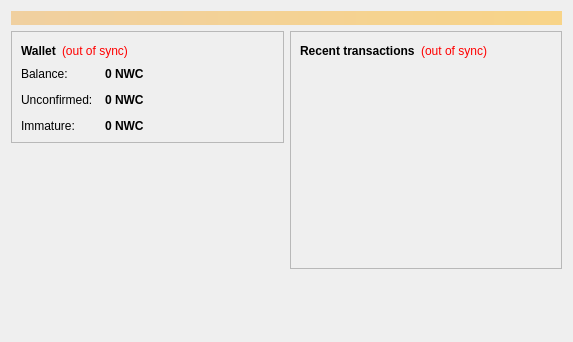
<?xml version="1.0" encoding="UTF-8"?>
<ui version="4.0">
 <class>OverviewPage</class>
 <widget class="QWidget" name="OverviewPage">
  <property name="geometry">
   <rect>
    <x>0</x>
    <y>0</y>
    <width>573</width>
    <height>342</height>
   </rect>
  </property>
  <property name="windowTitle">
   <string>Form</string>
  </property>
  <layout class="QVBoxLayout" name="topLayout">
   <item>
    <widget class="QLabel" name="labelAlerts">
     <property name="visible">
      <bool>false</bool>
     </property>
     <property name="styleSheet">
      <string notr="true">background-color: qlineargradient(x1: 0, y1: 0, x2: 1, y2: 0, stop:0 #F0D0A0, stop:1 #F8D488); color:#000000;</string>
     </property>
     <property name="wordWrap">
      <bool>true</bool>
     </property>
     <property name="margin">
      <number>3</number>
     </property>
    </widget>
   </item>
   <item>
    <layout class="QHBoxLayout" name="horizontalLayout" stretch="1,1">
     <item>
      <layout class="QVBoxLayout" name="verticalLayout_2">
       <item>
        <widget class="QFrame" name="frame">
         <property name="frameShape">
          <enum>QFrame::StyledPanel</enum>
         </property>
         <property name="frameShadow">
          <enum>QFrame::Raised</enum>
         </property>
         <layout class="QVBoxLayout" name="verticalLayout_4">
          <item>
           <layout class="QHBoxLayout" name="horizontalLayout_4">
            <item>
             <widget class="QLabel" name="label_5">
              <property name="font">
               <font>
                <weight>75</weight>
                <bold>true</bold>
               </font>
              </property>
              <property name="text">
               <string>Wallet</string>
              </property>
             </widget>
            </item>
            <item>
             <widget class="QLabel" name="labelWalletStatus">
              <property name="toolTip">
               <string>The displayed information may be out of date. Your wallet automatically synchronizes with the Newcoin network after a connection is established, but this process has not completed yet.</string>
              </property>
              <property name="styleSheet">
               <string notr="true">QLabel { color: red; }</string>
              </property>
              <property name="text">
               <string notr="true">(out of sync)</string>
              </property>
              <property name="alignment">
               <set>Qt::AlignLeading|Qt::AlignLeft|Qt::AlignVCenter</set>
              </property>
             </widget>
            </item>
            <item>
             <spacer name="horizontalSpacer_2">
              <property name="orientation">
               <enum>Qt::Horizontal</enum>
              </property>
              <property name="sizeHint" stdset="0">
               <size>
                <width>40</width>
                <height>20</height>
               </size>
              </property>
             </spacer>
            </item>
           </layout>
          </item>
          <item>
           <layout class="QFormLayout" name="formLayout_2">
            <property name="fieldGrowthPolicy">
             <enum>QFormLayout::AllNonFixedFieldsGrow</enum>
            </property>
            <property name="horizontalSpacing">
             <number>12</number>
            </property>
            <property name="verticalSpacing">
             <number>12</number>
            </property>
            <item row="0" column="0">
             <widget class="QLabel" name="label">
              <property name="text">
               <string>Balance:</string>
              </property>
             </widget>
            </item>
            <item row="0" column="1">
             <widget class="QLabel" name="labelBalance">
              <property name="font">
               <font>
                <weight>75</weight>
                <bold>true</bold>
               </font>
              </property>
              <property name="cursor">
               <cursorShape>IBeamCursor</cursorShape>
              </property>
              <property name="toolTip">
               <string>Your current balance</string>
              </property>
              <property name="text">
               <string notr="true">0 NWC</string>
              </property>
              <property name="textInteractionFlags">
               <set>Qt::LinksAccessibleByMouse|Qt::TextSelectableByKeyboard|Qt::TextSelectableByMouse</set>
              </property>
             </widget>
            </item>
            <item row="1" column="0">
             <widget class="QLabel" name="label_3">
              <property name="text">
               <string>Unconfirmed:</string>
              </property>
             </widget>
            </item>
            <item row="1" column="1">
             <widget class="QLabel" name="labelUnconfirmed">
              <property name="font">
               <font>
                <weight>75</weight>
                <bold>true</bold>
               </font>
              </property>
              <property name="cursor">
               <cursorShape>IBeamCursor</cursorShape>
              </property>
              <property name="toolTip">
               <string>Total of transactions that have yet to be confirmed, and do not yet count toward the current balance</string>
              </property>
              <property name="text">
               <string notr="true">0 NWC</string>
              </property>
              <property name="textInteractionFlags">
               <set>Qt::LinksAccessibleByMouse|Qt::TextSelectableByKeyboard|Qt::TextSelectableByMouse</set>
              </property>
             </widget>
            </item>
            <item row="2" column="0">
             <widget class="QLabel" name="labelImmatureText">
              <property name="text">
               <string>Immature:</string>
              </property>
             </widget>
            </item>
            <item row="2" column="1">
             <widget class="QLabel" name="labelImmature">
              <property name="font">
               <font>
                <weight>75</weight>
                <bold>true</bold>
               </font>
              </property>
              <property name="toolTip">
               <string>Mined balance that has not yet matured</string>
              </property>
              <property name="text">
               <string notr="true">0 NWC</string>
              </property>
              <property name="textInteractionFlags">
               <set>Qt::LinksAccessibleByMouse|Qt::TextSelectableByKeyboard|Qt::TextSelectableByMouse</set>
              </property>
             </widget>
            </item>
           </layout>
          </item>
         </layout>
        </widget>
       </item>
       <item>
        <spacer name="verticalSpacer">
         <property name="orientation">
          <enum>Qt::Vertical</enum>
         </property>
         <property name="sizeHint" stdset="0">
          <size>
           <width>20</width>
           <height>40</height>
          </size>
         </property>
        </spacer>
       </item>
      </layout>
     </item>
     <item>
      <layout class="QVBoxLayout" name="verticalLayout_3">
       <item>
        <widget class="QFrame" name="frame_2">
         <property name="frameShape">
          <enum>QFrame::StyledPanel</enum>
         </property>
         <property name="frameShadow">
          <enum>QFrame::Raised</enum>
         </property>
         <layout class="QVBoxLayout" name="verticalLayout">
          <item>
           <layout class="QHBoxLayout" name="horizontalLayout_2">
            <item>
             <widget class="QLabel" name="label_4">
              <property name="text">
               <string>&lt;b&gt;Recent transactions&lt;/b&gt;</string>
              </property>
             </widget>
            </item>
            <item>
             <widget class="QLabel" name="labelTransactionsStatus">
              <property name="toolTip">
               <string>The displayed information may be out of date. Your wallet automatically synchronizes with the Newcoin network after a connection is established, but this process has not completed yet.</string>
              </property>
              <property name="styleSheet">
               <string notr="true">QLabel { color: red; }</string>
              </property>
              <property name="text">
               <string notr="true">(out of sync)</string>
              </property>
              <property name="alignment">
               <set>Qt::AlignRight|Qt::AlignTrailing|Qt::AlignVCenter</set>
              </property>
             </widget>
            </item>
            <item>
             <spacer name="horizontalSpacer">
              <property name="orientation">
               <enum>Qt::Horizontal</enum>
              </property>
              <property name="sizeHint" stdset="0">
               <size>
                <width>40</width>
                <height>20</height>
               </size>
              </property>
             </spacer>
            </item>
           </layout>
          </item>
          <item>
           <widget class="QListView" name="listTransactions">
            <property name="styleSheet">
             <string notr="true">QListView { background: transparent; }</string>
            </property>
            <property name="frameShape">
             <enum>QFrame::NoFrame</enum>
            </property>
            <property name="verticalScrollBarPolicy">
             <enum>Qt::ScrollBarAlwaysOff</enum>
            </property>
            <property name="horizontalScrollBarPolicy">
             <enum>Qt::ScrollBarAlwaysOff</enum>
            </property>
            <property name="selectionMode">
             <enum>QAbstractItemView::NoSelection</enum>
            </property>
           </widget>
          </item>
         </layout>
        </widget>
       </item>
       <item>
        <spacer name="verticalSpacer_2">
         <property name="orientation">
          <enum>Qt::Vertical</enum>
         </property>
         <property name="sizeHint" stdset="0">
          <size>
           <width>20</width>
           <height>40</height>
          </size>
         </property>
        </spacer>
       </item>
      </layout>
     </item>
    </layout>
   </item>
  </layout>
 </widget>
 <resources/>
 <connections/>
</ui>
